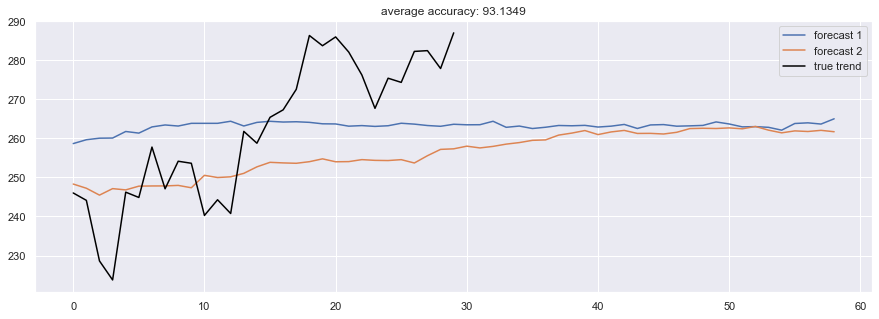

The Python source for this figure:
# -*- coding: utf-8 -*-
"""
Created on Mon May 18 11:24:46 2020

@author: lxh4557
"""
import sys
import warnings

if not sys.warnoptions:
    warnings.simplefilter('ignore')
    

import tensorflow as tf
import numpy as np
import matplotlib.pyplot as plt
import seaborn as sns
import pandas as pd
from sklearn.preprocessing import MinMaxScaler
from datetime import datetime
from datetime import timedelta
from tqdm import tqdm
sns.set()
tf.compat.v1.random.set_random_seed(1234)

#df = pd.read_csv('dataset/GOOG-year.csv')
df_new = pd.read_excel('New_dataset/AAPL.xlsx')
df = df_new.copy()
df.head()


minmax = MinMaxScaler().fit(df.iloc[:, 4:5].astype('float32')) # Close index
df_log = minmax.transform(df.iloc[:, 4:5].astype('float32')) # Close index
df_log = pd.DataFrame(df_log)
df_log.head()


test_size = 30
simulation_size = 5

df_train = df_log.iloc[:-test_size]
df_test = df_log.iloc[-test_size:]
df.shape, df_train.shape, df_test.shape


class Model:
    def __init__(
        self,
        learning_rate,
        num_layers,
        size,
        size_layer,
        output_size,
        forget_bias = 0.1,
    ):
        def lstm_cell(size_layer):
            return tf.nn.rnn_cell.LSTMCell(size_layer, state_is_tuple = False)

        backward_rnn_cells = tf.nn.rnn_cell.MultiRNNCell(
            [lstm_cell(size_layer) for _ in range(num_layers)],
            state_is_tuple = False,
        )
        forward_rnn_cells = tf.nn.rnn_cell.MultiRNNCell(
            [lstm_cell(size_layer) for _ in range(num_layers)],
            state_is_tuple = False,
        )
        self.X = tf.placeholder(tf.float32, (None, None, size))
        self.Y = tf.placeholder(tf.float32, (None, output_size))
        drop_backward = tf.contrib.rnn.DropoutWrapper(
            backward_rnn_cells, output_keep_prob = forget_bias
        )
        forward_backward = tf.contrib.rnn.DropoutWrapper(
            forward_rnn_cells, output_keep_prob = forget_bias
        )
        self.backward_hidden_layer = tf.placeholder(
            tf.float32, shape = (None, num_layers * 2 * size_layer)
        )
        self.forward_hidden_layer = tf.placeholder(
            tf.float32, shape = (None, num_layers * 2 * size_layer)
        )
        _, last_state = tf.nn.bidirectional_dynamic_rnn(
            forward_backward,
            drop_backward,
            self.X,
            initial_state_fw = self.forward_hidden_layer,
            initial_state_bw = self.backward_hidden_layer,
            dtype = tf.float32,
        )
        
        with tf.variable_scope('decoder', reuse = False):
            backward_rnn_cells_decoder = tf.nn.rnn_cell.MultiRNNCell(
            [lstm_cell(size_layer) for _ in range(num_layers)],
            state_is_tuple = False,
            )
            forward_rnn_cells_decoder = tf.nn.rnn_cell.MultiRNNCell(
                [lstm_cell(size_layer) for _ in range(num_layers)],
                state_is_tuple = False,
            )
            drop_backward_decoder = tf.contrib.rnn.DropoutWrapper(
            backward_rnn_cells_decoder, output_keep_prob = forget_bias
            )
            forward_backward_decoder = tf.contrib.rnn.DropoutWrapper(
                forward_rnn_cells_decoder, output_keep_prob = forget_bias
            )
            self.outputs, self.last_state = tf.nn.bidirectional_dynamic_rnn(
                forward_backward_decoder, drop_backward_decoder, self.X, 
                initial_state_fw = last_state[0],
                initial_state_bw = last_state[1],
                dtype = tf.float32
            )
        self.outputs = tf.concat(self.outputs, 2)
        self.logits = tf.layers.dense(self.outputs[-1], output_size)
        self.cost = tf.reduce_mean(tf.square(self.Y - self.logits))
        self.optimizer = tf.train.AdamOptimizer(learning_rate).minimize(
            self.cost
        )
        
def calculate_accuracy(real, predict):
    real = np.array(real) + 1
    predict = np.array(predict) + 1
    percentage = 1 - np.sqrt(np.mean(np.square((real - predict) / real)))
    return percentage * 100

def anchor(signal, weight):
    buffer = []
    last = signal[0]
    for i in signal:
        smoothed_val = last * weight + (1 - weight) * i
        buffer.append(smoothed_val)
        last = smoothed_val
    return buffer

num_layers = 1
size_layer = 128
timestamp = 5
epoch = 300
dropout_rate = 0.8
future_day = test_size +30
learning_rate = 0.01

def forecast():
    tf.reset_default_graph()
    modelnn = Model(
        learning_rate, num_layers, df_log.shape[1], size_layer, df_log.shape[1], dropout_rate
    )
    sess = tf.InteractiveSession()
    sess.run(tf.global_variables_initializer())
    date_ori = pd.to_datetime(df.iloc[:, 0]).tolist()

    pbar = tqdm(range(epoch), desc = 'train loop')
    for i in pbar:
        init_value_forward = np.zeros((1, num_layers * 2 * size_layer))
        init_value_backward = np.zeros((1, num_layers * 2 * size_layer))
        total_loss, total_acc = [], []
        for k in range(0, df_train.shape[0] - 1, timestamp):
            index = min(k + timestamp, df_train.shape[0] - 1)
            batch_x = np.expand_dims(
                df_train.iloc[k : index, :].values, axis = 0
            )
            batch_y = df_train.iloc[k + 1 : index + 1, :].values
            logits, last_state, _, loss = sess.run(
                [modelnn.logits, modelnn.last_state, modelnn.optimizer, modelnn.cost],
                feed_dict = {
                    modelnn.X: batch_x,
                    modelnn.Y: batch_y,
                    modelnn.backward_hidden_layer: init_value_backward,
                    modelnn.forward_hidden_layer: init_value_forward,
                },
            )        
            init_value_forward = last_state[0]
            init_value_backward = last_state[1]
            total_loss.append(loss)
            total_acc.append(calculate_accuracy(batch_y[:, 0], logits[:, 0]))
        pbar.set_postfix(cost = np.mean(total_loss), acc = np.mean(total_acc))
    
#    days = 30
#    future_day = test_size + days
    future_day = test_size +30
    output_predict = np.zeros((df_train.shape[0] + future_day, df_train.shape[1]))
    output_predict[0] = df_train.iloc[0]
    upper_b = (df_train.shape[0] // timestamp) * timestamp
    init_value_forward = np.zeros((1, num_layers * 2 * size_layer))
    init_value_backward = np.zeros((1, num_layers * 2 * size_layer))

    for k in range(0, (df_train.shape[0] // timestamp) * timestamp, timestamp):
        out_logits, last_state = sess.run(
            [modelnn.logits, modelnn.last_state],
            feed_dict = {
                modelnn.X: np.expand_dims(
                    df_train.iloc[k : k + timestamp], axis = 0
                ),
                modelnn.backward_hidden_layer: init_value_backward,
                modelnn.forward_hidden_layer: init_value_forward,
            },
        )
        init_value_forward = last_state[0]
        init_value_backward = last_state[1]
        output_predict[k + 1 : k + timestamp + 1] = out_logits

    if upper_b != df_train.shape[0]:
        out_logits, last_state = sess.run(
            [modelnn.logits, modelnn.last_state],
            feed_dict = {
                modelnn.X: np.expand_dims(df_train.iloc[upper_b:], axis = 0),
                modelnn.backward_hidden_layer: init_value_backward,
                modelnn.forward_hidden_layer: init_value_forward,
            },
        )
        output_predict[upper_b + 1 : df_train.shape[0] + 1] = out_logits
        future_day -= 1
        date_ori.append(date_ori[-1] + timedelta(days = 1))

    init_value_forward = last_state[0]
    init_value_backward = last_state[1]
    
    for i in range(future_day):
        o = output_predict[-future_day - timestamp + i:-future_day + i]
        out_logits, last_state = sess.run(
            [modelnn.logits, modelnn.last_state],
            feed_dict = {
                modelnn.X: np.expand_dims(o, axis = 0),
                modelnn.backward_hidden_layer: init_value_backward,
                modelnn.forward_hidden_layer: init_value_forward,
            },
        )
        init_value_forward = last_state[0]
        init_value_backward = last_state[1]
        output_predict[-future_day + i] = out_logits[-1]
        date_ori.append(date_ori[-1] + timedelta(days = 1))
    
    output_predict = minmax.inverse_transform(output_predict)
    deep_future = anchor(output_predict[:, 0], 0.3)
    
    return deep_future[-future_day:]



results = []
for i in range(simulation_size):
    print('simulation %d'%(i + 1))
    results.append(forecast())
accuracies = [calculate_accuracy(df['Close'].iloc[-test_size:].values, r) for r in results]

### Linh's comment
acc = np.asarray(accuracies)
my_list = list(np.where(acc > 90))
acc_new = list(filter(lambda x: x >90, accuracies))
final_results = []
for index in my_list[0]:
    final_results.append(results[int(index)])
    
    
#
plt.figure(figsize = (15, 5))
for no, r in enumerate(final_results):
    plt.plot(r, label = 'forecast %d'%(no + 1))
plt.plot(df['Close'].iloc[-test_size:].values, label = 'true trend', c = 'black')
plt.legend()
plt.title('average accuracy: %.4f'%(np.mean(acc_new)))
plt.show()
#
